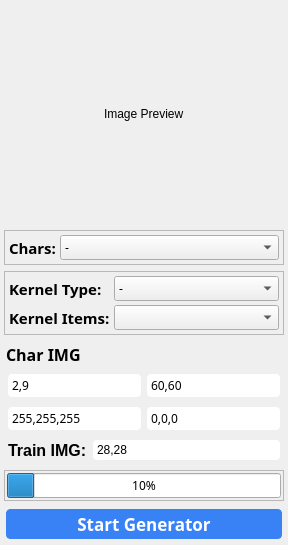
<?xml version="1.0" encoding="UTF-8"?>
<ui version="4.0">
 <class>Form</class>
 <widget class="QWidget" name="Form">
  <property name="geometry">
   <rect>
    <x>0</x>
    <y>0</y>
    <width>288</width>
    <height>503</height>
   </rect>
  </property>
  <property name="windowTitle">
   <string>Form</string>
  </property>
  <property name="styleSheet">
   <string notr="true"/>
  </property>
  <layout class="QVBoxLayout" name="verticalLayout">
   <property name="spacing">
    <number>6</number>
   </property>
   <property name="leftMargin">
    <number>4</number>
   </property>
   <property name="topMargin">
    <number>4</number>
   </property>
   <property name="rightMargin">
    <number>4</number>
   </property>
   <property name="bottomMargin">
    <number>4</number>
   </property>
   <item>
    <widget class="QFrame" name="frame">
     <property name="minimumSize">
      <size>
       <width>280</width>
       <height>220</height>
      </size>
     </property>
     <property name="font">
      <font>
       <family>Play</family>
      </font>
     </property>
     <property name="styleSheet">
      <string notr="true">border: none;</string>
     </property>
     <property name="frameShape">
      <enum>QFrame::StyledPanel</enum>
     </property>
     <property name="frameShadow">
      <enum>QFrame::Raised</enum>
     </property>
     <layout class="QVBoxLayout" name="verticalLayout_7">
      <item alignment="Qt::AlignHCenter|Qt::AlignVCenter">
       <widget class="QLabel" name="label_6">
        <property name="text">
         <string>Image Preview</string>
        </property>
       </widget>
      </item>
     </layout>
    </widget>
   </item>
   <item alignment="Qt::AlignTop">
    <widget class="QFrame" name="frame_2">
     <property name="font">
      <font>
       <family>Play</family>
      </font>
     </property>
     <property name="frameShape">
      <enum>QFrame::StyledPanel</enum>
     </property>
     <property name="frameShadow">
      <enum>QFrame::Raised</enum>
     </property>
     <layout class="QVBoxLayout" name="verticalLayout_5">
      <property name="spacing">
       <number>2</number>
      </property>
      <property name="leftMargin">
       <number>2</number>
      </property>
      <property name="topMargin">
       <number>2</number>
      </property>
      <property name="rightMargin">
       <number>2</number>
      </property>
      <property name="bottomMargin">
       <number>2</number>
      </property>
      <item>
       <layout class="QFormLayout" name="formLayout">
        <property name="fieldGrowthPolicy">
         <enum>QFormLayout::AllNonFixedFieldsGrow</enum>
        </property>
        <property name="labelAlignment">
         <set>Qt::AlignJustify|Qt::AlignVCenter</set>
        </property>
        <property name="horizontalSpacing">
         <number>4</number>
        </property>
        <property name="verticalSpacing">
         <number>4</number>
        </property>
        <property name="leftMargin">
         <number>2</number>
        </property>
        <property name="topMargin">
         <number>2</number>
        </property>
        <property name="rightMargin">
         <number>2</number>
        </property>
        <property name="bottomMargin">
         <number>2</number>
        </property>
        <item row="0" column="0">
         <widget class="QLabel" name="label">
          <property name="font">
           <font>
            <family>Play</family>
            <pointsize>11</pointsize>
            <weight>75</weight>
            <bold>true</bold>
           </font>
          </property>
          <property name="text">
           <string>Chars:</string>
          </property>
         </widget>
        </item>
        <item row="0" column="1">
         <widget class="QComboBox" name="comboBox">
          <property name="font">
           <font>
            <family>Play</family>
           </font>
          </property>
          <item>
           <property name="text">
            <string>-</string>
           </property>
          </item>
          <item>
           <property name="text">
            <string>Small Letters</string>
           </property>
          </item>
          <item>
           <property name="text">
            <string>Capital Letters</string>
           </property>
          </item>
          <item>
           <property name="text">
            <string>Numbers</string>
           </property>
          </item>
          <item>
           <property name="text">
            <string>Symbols</string>
           </property>
          </item>
         </widget>
        </item>
       </layout>
      </item>
     </layout>
    </widget>
   </item>
   <item>
    <widget class="QFrame" name="frame_3">
     <property name="font">
      <font>
       <family>Play</family>
      </font>
     </property>
     <property name="frameShape">
      <enum>QFrame::StyledPanel</enum>
     </property>
     <property name="frameShadow">
      <enum>QFrame::Raised</enum>
     </property>
     <layout class="QVBoxLayout" name="verticalLayout_6">
      <property name="spacing">
       <number>2</number>
      </property>
      <property name="leftMargin">
       <number>2</number>
      </property>
      <property name="topMargin">
       <number>2</number>
      </property>
      <property name="rightMargin">
       <number>2</number>
      </property>
      <property name="bottomMargin">
       <number>2</number>
      </property>
      <item>
       <layout class="QFormLayout" name="formLayout_3">
        <property name="fieldGrowthPolicy">
         <enum>QFormLayout::AllNonFixedFieldsGrow</enum>
        </property>
        <property name="labelAlignment">
         <set>Qt::AlignJustify|Qt::AlignVCenter</set>
        </property>
        <property name="horizontalSpacing">
         <number>4</number>
        </property>
        <property name="verticalSpacing">
         <number>4</number>
        </property>
        <property name="leftMargin">
         <number>2</number>
        </property>
        <property name="topMargin">
         <number>2</number>
        </property>
        <property name="rightMargin">
         <number>2</number>
        </property>
        <property name="bottomMargin">
         <number>2</number>
        </property>
        <item row="0" column="0">
         <widget class="QLabel" name="label_2">
          <property name="font">
           <font>
            <family>Play</family>
            <pointsize>11</pointsize>
            <weight>75</weight>
            <bold>true</bold>
           </font>
          </property>
          <property name="text">
           <string>Kernel Type:</string>
          </property>
         </widget>
        </item>
        <item row="1" column="0">
         <widget class="QLabel" name="label_3">
          <property name="font">
           <font>
            <family>Play</family>
            <pointsize>11</pointsize>
            <weight>75</weight>
            <bold>true</bold>
           </font>
          </property>
          <property name="text">
           <string>Kernel Items:</string>
          </property>
         </widget>
        </item>
        <item row="0" column="1">
         <widget class="QComboBox" name="comboBox_2">
          <property name="font">
           <font>
            <family>Play</family>
           </font>
          </property>
          <property name="styleSheet">
           <string notr="true"/>
          </property>
          <item>
           <property name="text">
            <string>-</string>
           </property>
          </item>
          <item>
           <property name="text">
            <string>Laxlacian</string>
           </property>
          </item>
          <item>
           <property name="text">
            <string>Smoothing</string>
           </property>
          </item>
          <item>
           <property name="text">
            <string>Sobel</string>
           </property>
          </item>
          <item>
           <property name="text">
            <string>Prewitt</string>
           </property>
          </item>
         </widget>
        </item>
        <item row="1" column="1">
         <widget class="QComboBox" name="comboBox_3">
          <property name="font">
           <font>
            <family>Play</family>
           </font>
          </property>
         </widget>
        </item>
       </layout>
      </item>
     </layout>
    </widget>
   </item>
   <item>
    <widget class="QFrame" name="frame_5">
     <property name="font">
      <font>
       <family>Play</family>
      </font>
     </property>
     <property name="styleSheet">
      <string notr="true">border: none;</string>
     </property>
     <property name="frameShape">
      <enum>QFrame::StyledPanel</enum>
     </property>
     <property name="frameShadow">
      <enum>QFrame::Raised</enum>
     </property>
     <layout class="QVBoxLayout" name="verticalLayout_3">
      <property name="spacing">
       <number>6</number>
      </property>
      <property name="leftMargin">
       <number>2</number>
      </property>
      <property name="topMargin">
       <number>2</number>
      </property>
      <property name="rightMargin">
       <number>2</number>
      </property>
      <property name="bottomMargin">
       <number>2</number>
      </property>
      <item>
       <widget class="QLabel" name="label_4">
        <property name="font">
         <font>
          <family>Play</family>
          <pointsize>12</pointsize>
          <weight>75</weight>
          <bold>true</bold>
         </font>
        </property>
        <property name="text">
         <string>Char IMG</string>
        </property>
       </widget>
      </item>
      <item>
       <widget class="QFrame" name="frame_8">
        <property name="font">
         <font>
          <family>Play</family>
         </font>
        </property>
        <property name="frameShape">
         <enum>QFrame::StyledPanel</enum>
        </property>
        <property name="frameShadow">
         <enum>QFrame::Raised</enum>
        </property>
        <layout class="QHBoxLayout" name="horizontalLayout">
         <property name="spacing">
          <number>6</number>
         </property>
         <property name="leftMargin">
          <number>2</number>
         </property>
         <property name="topMargin">
          <number>2</number>
         </property>
         <property name="rightMargin">
          <number>2</number>
         </property>
         <property name="bottomMargin">
          <number>2</number>
         </property>
         <item>
          <widget class="QLineEdit" name="lineEdit">
           <property name="font">
            <font>
             <family>Play</family>
            </font>
           </property>
           <property name="whatsThis">
            <string>Define the range of chars</string>
           </property>
           <property name="styleSheet">
            <string notr="true">padding: 2px;
border-radius: 4px;</string>
           </property>
           <property name="text">
            <string>2,9</string>
           </property>
          </widget>
         </item>
         <item>
          <widget class="QLineEdit" name="lineEdit_2">
           <property name="font">
            <font>
             <family>Play</family>
            </font>
           </property>
           <property name="whatsThis">
            <string>Define the size of the Char IMG</string>
           </property>
           <property name="styleSheet">
            <string notr="true">padding: 2px;
border-radius: 4px;</string>
           </property>
           <property name="text">
            <string>60,60</string>
           </property>
          </widget>
         </item>
        </layout>
       </widget>
      </item>
      <item>
       <widget class="QFrame" name="frame_9">
        <property name="font">
         <font>
          <family>Play</family>
         </font>
        </property>
        <property name="frameShape">
         <enum>QFrame::StyledPanel</enum>
        </property>
        <property name="frameShadow">
         <enum>QFrame::Raised</enum>
        </property>
        <layout class="QHBoxLayout" name="horizontalLayout_2">
         <property name="spacing">
          <number>6</number>
         </property>
         <property name="leftMargin">
          <number>2</number>
         </property>
         <property name="topMargin">
          <number>2</number>
         </property>
         <property name="rightMargin">
          <number>2</number>
         </property>
         <property name="bottomMargin">
          <number>2</number>
         </property>
         <item>
          <widget class="QLineEdit" name="lineEdit_3">
           <property name="font">
            <font>
             <family>Play</family>
            </font>
           </property>
           <property name="whatsThis">
            <string>Define the char fill color</string>
           </property>
           <property name="styleSheet">
            <string notr="true">padding: 2px;
border-radius: 4px;</string>
           </property>
           <property name="text">
            <string>255,255,255</string>
           </property>
          </widget>
         </item>
         <item>
          <widget class="QLineEdit" name="lineEdit_4">
           <property name="font">
            <font>
             <family>Play</family>
            </font>
           </property>
           <property name="whatsThis">
            <string>Define the background of Char iMG</string>
           </property>
           <property name="styleSheet">
            <string notr="true">padding: 2px;
border-radius: 4px;</string>
           </property>
           <property name="text">
            <string>0,0,0</string>
           </property>
          </widget>
         </item>
        </layout>
       </widget>
      </item>
      <item>
       <widget class="QFrame" name="frame_10">
        <property name="frameShape">
         <enum>QFrame::StyledPanel</enum>
        </property>
        <property name="frameShadow">
         <enum>QFrame::Raised</enum>
        </property>
        <layout class="QHBoxLayout" name="horizontalLayout_3">
         <property name="spacing">
          <number>6</number>
         </property>
         <property name="leftMargin">
          <number>2</number>
         </property>
         <property name="topMargin">
          <number>2</number>
         </property>
         <property name="rightMargin">
          <number>2</number>
         </property>
         <property name="bottomMargin">
          <number>2</number>
         </property>
         <item>
          <widget class="QLabel" name="label_5">
           <property name="font">
            <font>
             <pointsize>12</pointsize>
             <weight>75</weight>
             <bold>true</bold>
            </font>
           </property>
           <property name="text">
            <string>Train IMG:</string>
           </property>
          </widget>
         </item>
         <item>
          <widget class="QLineEdit" name="lineEdit_6">
           <property name="styleSheet">
            <string notr="true">padding: 2px;
border-radius: 4px;</string>
           </property>
           <property name="text">
            <string>28,28</string>
           </property>
          </widget>
         </item>
        </layout>
       </widget>
      </item>
     </layout>
    </widget>
   </item>
   <item alignment="Qt::AlignTop">
    <widget class="QFrame" name="frame_6">
     <property name="font">
      <font>
       <family>Play</family>
      </font>
     </property>
     <property name="frameShape">
      <enum>QFrame::StyledPanel</enum>
     </property>
     <property name="frameShadow">
      <enum>QFrame::Raised</enum>
     </property>
     <layout class="QVBoxLayout" name="verticalLayout_4">
      <property name="spacing">
       <number>2</number>
      </property>
      <property name="leftMargin">
       <number>2</number>
      </property>
      <property name="topMargin">
       <number>2</number>
      </property>
      <property name="rightMargin">
       <number>2</number>
      </property>
      <property name="bottomMargin">
       <number>2</number>
      </property>
      <item alignment="Qt::AlignTop">
       <widget class="QProgressBar" name="progressBar">
        <property name="font">
         <font>
          <family>Play</family>
         </font>
        </property>
        <property name="value">
         <number>10</number>
        </property>
       </widget>
      </item>
     </layout>
    </widget>
   </item>
   <item alignment="Qt::AlignTop">
    <widget class="QFrame" name="frame_4">
     <property name="font">
      <font>
       <family>Play</family>
      </font>
     </property>
     <property name="styleSheet">
      <string notr="true">border: none;</string>
     </property>
     <property name="frameShape">
      <enum>QFrame::StyledPanel</enum>
     </property>
     <property name="frameShadow">
      <enum>QFrame::Raised</enum>
     </property>
     <layout class="QVBoxLayout" name="verticalLayout_2">
      <property name="spacing">
       <number>2</number>
      </property>
      <property name="leftMargin">
       <number>2</number>
      </property>
      <property name="topMargin">
       <number>2</number>
      </property>
      <property name="rightMargin">
       <number>2</number>
      </property>
      <property name="bottomMargin">
       <number>2</number>
      </property>
      <item alignment="Qt::AlignBottom">
       <widget class="QPushButton" name="pushButton">
        <property name="font">
         <font>
          <family>Play</family>
          <pointsize>13</pointsize>
          <weight>75</weight>
          <bold>true</bold>
         </font>
        </property>
        <property name="cursor">
         <cursorShape>PointingHandCursor</cursorShape>
        </property>
        <property name="styleSheet">
         <string notr="true">border: 1px solid rgb(57,130,246);
background: rgb(57,130,246);
padding: 2px;
color: white;
border-radius: 4px;</string>
        </property>
        <property name="text">
         <string>Start Generator</string>
        </property>
       </widget>
      </item>
     </layout>
    </widget>
   </item>
  </layout>
 </widget>
 <resources/>
 <connections/>
</ui>
